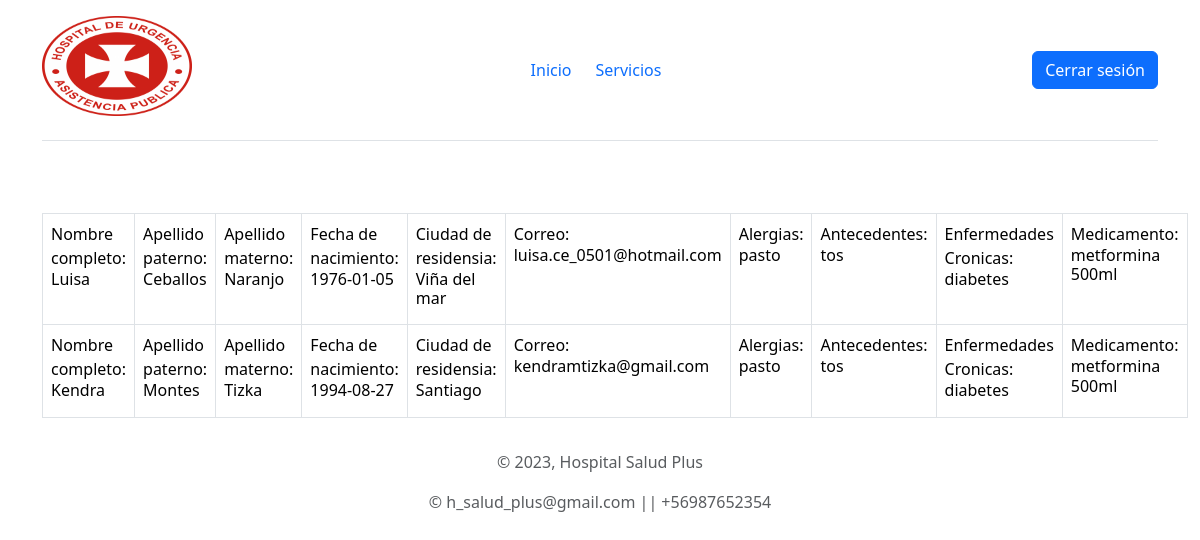
Screenshot of /medico_servicio.php with the database file from the repository.
### tables this page shows
CREATE TABLE `ficha` (
  `alergias` varchar(100) NOT NULL,
  `antecedentes` varchar(100) NOT NULL,
  `enfermedadesCroni` varchar(100) NOT NULL,
  `rut` varchar(11) NOT NULL,
  `medicamento` varchar(100) NOT NULL
);

CREATE TABLE `usuario` (
  `nombres` varchar(100) NOT NULL,
  `apellido1` varchar(100) NOT NULL,
  `apellido2` varchar(100) NOT NULL,
  `fechaNacim` date NOT NULL,
  `ciudadResid` varchar(100) NOT NULL,
  `correo` varchar(100) NOT NULL,
  `rut` varchar(11) NOT NULL,
  `contraseña` varchar(100) NOT NULL
);

### medico_servicio.php (the view, shortened to what this page needs)
<!DOCTYPE html>
<html lang="en">
<head>
    <link href="https://cdn.jsdelivr.net/npm/bootstrap@5.3.2/dist/css/bootstrap.min.css" rel="stylesheet"
>
    <link href="https://cdn.jsdelivr.net/npm/bootstrap@5.1.3/dist/css/bootstrap.min.css" rel="stylesheet">
</head>
<body>
<div class="container">
    <header class="d-flex flex-wrap align-items-center justify-content-center justify-content-md-between py-3 mb-4 border-bottom">
      <div class="col-md-3 mb-2 mb-md-0">
        <a href="#" class="d-inline-flex link-body-emphasis text-decoration-none">
        <div class="col-6 mb-2"><img src="img/logohospital.png" width="150px" height="100px"></div>
        </a>
      </div>
      <ul class="nav col-12 col-md-auto mb-2 justify-content-center mb-md-0">
        <li><a href="medico_menu.php" class="nav-link px-2">Inicio</a></li>
        <li><a class="nav-link" href="medico_servicio.php">Servicios</a></li>
      </ul>
      <div class="col-md-3 text-end">
        <a class="btn btn-primary" href="cerrar_sesion.php" role="button">Cerrar sesión</a>
      </div>
    </header>
    <div class="row" style="background-color: #FFFFFF">
        <div class="container-fluid">
            <div class="row">
                <div class="col-12">
                    <div class="col">
                        <table class="table table-bordered">
                            <?php
                            require_once('conexion.php');
                            $sql="SELECT * FROM ficha join usuario";
                            $result=mysqli_query($conexion, $sql);
                            while($mostrar=mysqli_fetch_array($result)){
                            ?>
                            <div class="row">
                                <div class="col-10 mt-4">
                                <tr>
                                    <td>Nombre completo:
                                    <h6><?php echo $mostrar['nombres']?></h6></td>
                                    <td>Apellido paterno:
                                    <h6><?php echo $mostrar['apellido1']?></h6></td>
                                    <td>Apellido materno:
                                    <h6><?php echo $mostrar['apellido2']?></h6></td>
                                    <td>Fecha de nacimiento:
                                    <h6><?php echo $mostrar['fechaNacim']?></h6></td>
                                    <td>Ciudad de residensia:
                                    <h6><?php echo $mostrar['ciudadResid']?></h6></td>
                                    <td>Correo:
                                    <h6><?php echo $mostrar['correo']?></h6></td>
                                    <td>Alergias:
                                    <h6><?php echo $mostrar['alergias']?></h6></td>
                                    <td>Antecedentes:
                                    <h6><?php echo $mostrar['antecedentes']?></h6></td>
                                    <td>Enfermedades Cronicas:
                                    <h6><?php echo $mostrar['enfermedadesCroni']?></h6></td>
                                    <td>Medicamento:
                                    <h6><?php echo $mostrar['medicamento']?></h6></td>
                                    </tr>
                                </div>
                            </div>
                            <?php
                            }
                            ?>
                        </table>
                    </div>
                </div>
            </div>
        </div>
    </div>
<?php
  include_once("footer.php");
?>
</body>
</html>

### rows the page displays
ficha: usuario.nombres "Luisa", usuario.apellido1 "Ceballos", usuario.apellido2 "Naranjo", usuario.fechaNacim "1976-01-05", usuario.ciudadResid "Viña del mar", usuario.correo "luisa.ce_0501@hotmail.com", alergias "pasto", antecedentes "tos", enfermedadesCroni "diabetes", medicamento "metformina 500ml", usuario.nombres "Kendra", usuario.apellido1 "Montes", usuario.apellido2 "Tizka", usuario.fechaNacim "1994-08-27", usuario.ciudadResid "Santiago", usuario.correo "kendramtizka@gmail.com"
